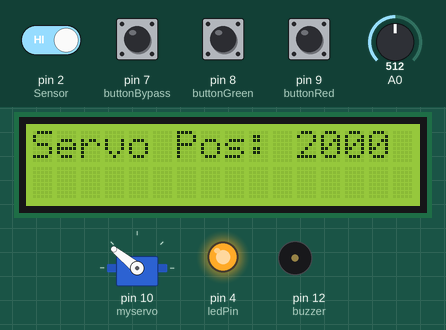
This sketch was run on a simulated Arduino Uno, built with avr-gcc and run on an emulated ATmega328P. Shown: servo, 16×2 character LCD, output pins drawn as LEDs (lit = HIGH), buzzer (waves = sounding). The inputs (shaded band) are chosen by the test bench; at power-on: pin 2 (Sensor), pin 7 (buttonBypass), pin 8 (buttonGreen), pin 9 (buttonRed) HIGH, A0 = 512. What the sketch prints to the serial monitor is not drawn.

Above: at 1.4 s.
1.5 s: pin 7 (buttonBypass) pulled LOW for 0.15 s
At 1.8 s:
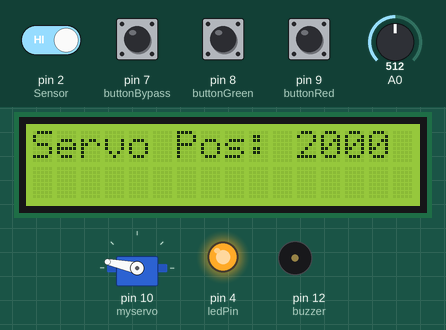
2.2 s: pin 9 (buttonRed) pulled LOW for 1 s
At 3.45 s:
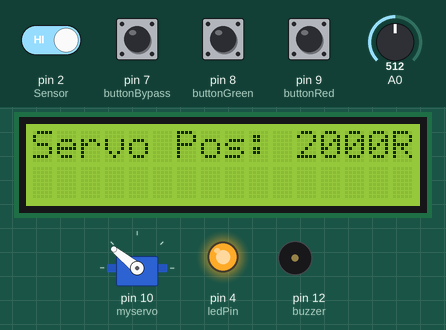
3.8 s: pin 2 (Sensor) driven LOW
5.8 s: pin 8 (buttonGreen) pulled LOW for 1 s
At 7.06 s:
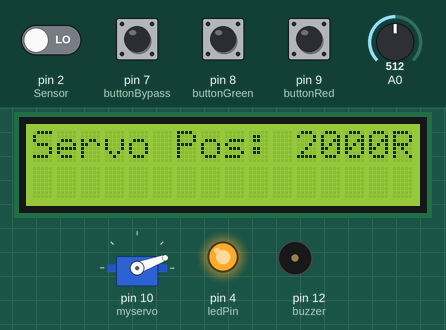
7.4 s: A0 set to 900
At 8.9 s:
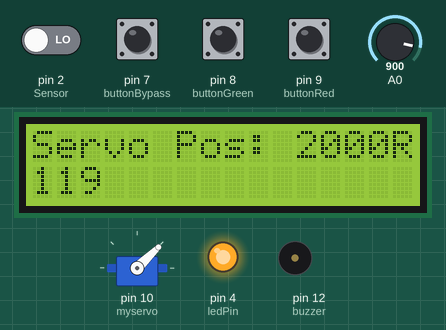
10.4 s: pin 2 (Sensor) driven HIGH
At 11.25 s:
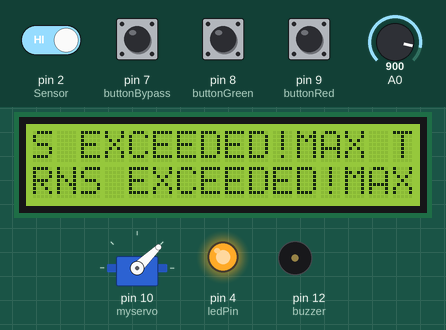
Timing chart, 0 to 13.4 s (numbered marks = the images above; inputs shaded):
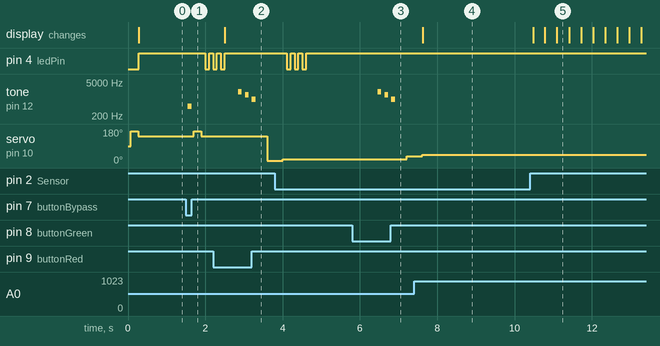

The sketch:

Shift4Me_derailleur.ino
```cpp
// DO NOT CHANGE THE FOLLOWING CODE (unless you know what you're doing)

int Frequency;
int ToleranceHigherGear;
int ToleranceLowerGear;
int ChangeDelayHeavy;
int ChangeDelayLight;
int HiLoAmount;
int MaxTurns;
String UseBuzzer;
String UseLed;

#include <Servo.h>
#include <Wire.h>
#include <LiquidCrystal_I2C.h>

Servo myservo;
LiquidCrystal_I2C lcd(0x27,16,2);

int RPM;
int FrequencyCount;
int ButtonDebounce = 250;
int ButtonDebounceShort = 50;
//int ReleaseTime;
unsigned long previousMillis = 0;
int pos;    // variable to store the servo position - taken from array of gears
int GearAmount;
int CorrectAmount;
int prev_pos;
int ActiveGear;
int buttonRed = 9;  // to force to a smaller sprocket
int buttonGreen = 8; // to force to a larger sprocket
int Sensor = 2;     // reads the hall sensor on/off value
int buttonBypass = 7; // reads the Bypass button
int buzzer = 12; //buzzer to arduino pin 12
String action = "none";
unsigned long currentMillis;
unsigned long refTime;
boolean SensorOverride = false;
int correctFrequency = 0;
int ledPin = 4; // led-connection (on/off and battery status)
int  sensorValue; // analog voltage sensing at pin Vin
float  Voltage; // convert sensorvalue voltage to 5V max
int Cycles = 0;
unsigned long pressTime;
String mode;
String Act = "no";

void setup() {
myservo.attach(10);  // attaches the servo
pinMode(buttonRed, INPUT_PULLUP); // connects the manual override button (shift to smaller sprocket)
pinMode(buttonGreen, INPUT_PULLUP); // connects the manual override button (shift to larger sprocket)
pinMode(buttonBypass, INPUT_PULLUP); // connects the bypass button
pinMode(Sensor, INPUT_PULLUP);    // connection of the hall sensor
pinMode(ledPin, OUTPUT); // led-connection (on/off and battery status)
pinMode(buzzer, OUTPUT); // Set buzzer output
lcd.init();
lcd.backlight();

Serial.begin(9600);
// load derailleur data
  CorrectAmount = LoadSprocketWidth("CorrectAmount",0);
  GearAmount = LoadSprocketWidth("GearAmount",0);
  pos = LoadSprocketWidth("GetGear",99);
  ActiveGear = LoadSprocketWidth("StartingGear",0);
prev_pos = pos;
// load preferences
  Frequency = LoadRidePrefs("Frequency");
  ToleranceHigherGear = LoadRidePrefs("ToleranceHigherGear");
  ToleranceLowerGear = LoadRidePrefs("ToleranceLowerGear");
  ChangeDelayHeavy = LoadRidePrefs("ChangeDelayHeavy");
  ChangeDelayLight = LoadRidePrefs("ChangeDelayLight");
  HiLoAmount = LoadRidePrefs("HiLoAmount");
  MaxTurns = LoadRidePrefs("MaxTurns");
  UseBuzzer = LoadSignalPrefs("UseBuzzer");
  UseLed = LoadSignalPrefs("UseLed");
// change 24 feb, was before: myservo.writeMicroseconds(pos);
PerformReset();
Serial.print("Servo Pos: ");
lcd.print("Servo Pos: ");
lcd.print(pos);
Serial.print(pos);
Serial.print(", gear number ");
Serial.println(ActiveGear+1);

unsigned long currentMillis = millis();
Serial.println(currentMillis);
previousMillis = currentMillis;
refTime = currentMillis;
digitalWrite(ledPin, HIGH);

}

void loop()
{

// correct if button actions (MANUAL OVERRIDE)
   if(digitalRead(buttonRed)==LOW)
    {
    action = "less";
    SensorOverride = true;
    delay(ButtonDebounce);
    }
   if(digitalRead(buttonGreen)==LOW)
    {
    action = "more";
    SensorOverride = true;
    delay(ButtonDebounce);
    }
    if(digitalRead(buttonBypass)==LOW) {
      pressTime = millis();
     // delay(ButtonDebounce);
      BypassButton(pressTime);
Serial.print("mode: ");
Serial.println(mode);
    if(mode == "bypass") {
    action = "none";
    SensorOverride = true;
    }
    else if(mode == "reset") {
      SensorOverride = true;
      action = "reset";
    }

    }
    else {
      mode = "normal";
    }
// if max Cycles is exceeded
   if(Cycles > MaxTurns) {
  //  action = "less";
    SensorOverride = true;
    Serial.println("MAX TURNS EXCEEDED");
    lcd.print("MAX TURNS EXCEEDED!");
    //  Serial.println(RPM);
   }

// count rotation
currentMillis = millis();

if(digitalRead(Sensor)==LOW || SensorOverride == true)
{
    if(digitalRead(Sensor)==LOW) {
Serial.println("hall triggered");
      Cycles = Cycles + 1;
     //currentMillis = millis();
     FrequencyCount = currentMillis - previousMillis;
      delay(ButtonDebounce);
      previousMillis = currentMillis;
      // 1000 milliseconds, 60 seconds
      RPM = 60000/FrequencyCount;
    //    Serial.print("actual RPM: ");
    //  Serial.println(RPM);

// if RPM exceeds limits

  // turning too fast, so move to smaller sprocket
if((RPM - ToleranceHigherGear)>(Frequency)) {
  action = "less";
  // Serial.println("HALL TRIGGERED less");
  }
  // turning too slow, so move to larger sprocket
  else if((RPM + ToleranceLowerGear)<(Frequency)) {
      action = "more";
    //  Serial.println("HALL TRIGGERED more");
 }
 else {
  action = "none";
 }
//} // THIS WAS HERE BEFORE v1.1.7
// else if((refTime + ChangeDelay)<currentMillis){
//  action = "none";
// }

// if RPM is too low (stalling): take no action
      if(RPM < 15) {
    //  if(FrequencyCount>3000) {
    //  if(FrequencyCount>6000) {
         action = "none";
         Serial.println("STALLING");
         lcd.print("Stalling");

         // RESET
         // prev_pos = pos;
          RPM = 0;
          refTime = currentMillis;
          Cycles = 0;

      }
// if RPM is too high (pedal stalls at hall sensor): take no action
       if(RPM > 200) {
         action = "none";
      }


    }
//Serial.println(Cycles);

// process action if ChangeDelay time has passed since last change
// if buttonBypass is not pushed
if(  ( (refTime + ChangeDelayHeavy)<currentMillis || SensorOverride == true) && digitalRead(buttonBypass)==HIGH ) {


if(action == "less") {
  Act = "yes";
  // move to smaller sprocket
  ActiveGear = ActiveGear-1;
  pos = LoadSprocketWidth("GetGear",ActiveGear);


  // correct if below zero gear
  if (ActiveGear < 0) { ActiveGear = 0; action = "none"; pos = LoadSprocketWidth("GetGear",ActiveGear); }
  else{
    pos = pos - (CorrectAmount/4);

   if(UseLed == "yes") {
    digitalWrite(ledPin, HIGH);
   }
   if(UseBuzzer == "yes"){
BuzzerHeavyGear ();
        }
     }
}
}
if(  ( (refTime + ChangeDelayLight)<currentMillis || SensorOverride == true) && digitalRead(buttonBypass)==HIGH ) {

if(action == "more") {
  Act = "yes";
  // move to larger sprocket
   ActiveGear = ActiveGear+1;
   pos = LoadSprocketWidth("GetGear",ActiveGear);
  pos = pos + CorrectAmount;
     // correct if above derailleur maximum
  if (ActiveGear > (GearAmount-1)) { ActiveGear = GearAmount-1; action = "none";   pos = LoadSprocketWidth("GetGear",ActiveGear);
 // pos = pos + CorrectAmount;
  }
  else {
    if(UseLed == "yes") {
    digitalWrite(ledPin, HIGH);
   }
     if(UseBuzzer == "yes"){
    // send audio signal for light gear
BuzzerLightGear ();
     }
  }


}
if(mode == "reset") {
PerformReset();
   Act = "yes";
}
//  new
if(mode == "bypass") {
delay(5000);
   Act = "no";
}
} //end of ChangeDelay cycles

if(Act == "yes"){
    Act = "no";
     myservo.writeMicroseconds(pos);

     // moved to larger sprocket - delay a bit longer
      if(action == "more")  {
         pos = pos - CorrectAmount;
         delay(800);
         }

      // moved to smaller sprocket lesser CorrectAmount
      if(action == "less")  {
        pos = pos + (CorrectAmount/4);
         delay(400);
         }
      myservo.writeMicroseconds(pos);

         // display action every ChangeDelay and reset all
  // check battery voltage
  // read the input on analog pin 0 for the batteries (2.4V and 6V in series):
sensorValue = analogRead(A0);
  // Convert the analog reading (which goes fr om 0 - 1023) to a voltage (0 - 9V):
Voltage = sensorValue * (8.4 / 1023.0);
// flash LED if Voltage is too low
// at aprox 7V total, the 6V battery will be about 5.5V, it is too dropped to pull the servo
  if(Voltage<7){
  LowBatteryWarning();
  // correct time because of delaying of flashing LED
 // currentMillis = currentMillis + 240;
  }
  else {
    digitalWrite(ledPin, HIGH);
  }
 Serial.println();
  Serial.print("battery voltage: ");
      Serial.println(Voltage);
      Serial.println();
      Serial.print("measured RPM: ");
      lcd.print("RPM: ");
      lcd.print(RPM);

      Serial.println(RPM);
      Serial.print("target RPM: ");
      Serial.println(Frequency+correctFrequency);
      Serial.print("action: ");
      Serial.println(action);
      if(mode != "normal"){
        Serial.print("button mode: ");
      Serial.println(mode);
      }
      Serial.print("now in gear number: ");
      //lcd.print("Gear: ");
      Serial.print(ActiveGear+1);
      //lcd.print(ActiveGear+1);
      Serial.print(", pos is ");
      Serial.println(pos);

    prev_pos = pos;
    action = "none";
    RPM = 0;
    refTime = currentMillis;
    Cycles = 0;
    if(SensorOverride == true){
      refTime = refTime + 5000;
      Cycles = Cycles-5;
    SensorOverride = false;
    Serial.print(" - battery voltage: ");
      Serial.println(Voltage);
    }
 //   if(digitalRead(buttonBypass)==LOW){
 //     Serial.println("servo action BYPASSED");
 //   }

 } // end of processing
} // end of Sensor Loop
} // end of loop
void BuzzerHeavyGear (){
  tone(buzzer, 2000);
  delay(100);
  noTone(buzzer);
  delay(80);
   tone(buzzer, 1500);
  delay(100);
  noTone(buzzer);
  delay(80);
   tone(buzzer, 1000);
  delay(100);
 noTone(buzzer);
  delay(300);        // delay to allow pedal force disengage
}
void BuzzerLightGear (){
  tone(buzzer, 2000);
  delay(150);
  noTone(buzzer);
  delay(50);
   tone(buzzer, 2220);
   delay(50);
  noTone(buzzer);
  delay(20);
   tone(buzzer, 2300);
  delay(50);
  noTone(buzzer);
  delay(50);
   tone(buzzer, 2220);
   delay(50);
   noTone(buzzer);
  delay(400);        // delay to allow pedal force disengage
}
void LowBatteryWarning(){
   digitalWrite(ledPin, HIGH);
  delay(100);
  digitalWrite(ledPin, LOW);
 // tone(buzzer, 2000);
  delay(100);
  digitalWrite(ledPin, HIGH);
 // noTone(buzzer);
  delay(100);
  digitalWrite(ledPin, LOW);
 // tone(buzzer, 2000);
  delay(100);
  digitalWrite(ledPin, HIGH);
 // noTone(buzzer);
  delay(100);
  digitalWrite(ledPin, LOW);
 // tone(buzzer, 2000);
  delay(100);
  digitalWrite(ledPin, HIGH);
 // noTone(buzzer);
  // correct time because of delaying of flashing LED
 // currentMillis = currentMillis + 240;
}
void PerformReset(){
  ActiveGear = LoadSprocketWidth("StartingGear",0);
   pos = LoadSprocketWidth("GetGear",99);
   pos = pos + CorrectAmount;
   myservo.writeMicroseconds(pos);
         delay(200);
   pos = pos - CorrectAmount;
   myservo.writeMicroseconds(pos);
}

String BypassButton(unsigned long var){
//int pressTime2 = pressTime;
int StopSound = 0;
unsigned long ReleaseTime;
delay(ButtonDebounceShort);
 while (digitalRead(buttonBypass) == LOW)
 {
// buzz shortly for bypass
if(StopSound == 0)
  {

    if (millis()>(var+500) ) {
      noTone(buzzer);
   //   StopSound = 1;
    }
    else {
      tone(buzzer, 500);
    }
  }
// if button is released buzz for reset
if (millis()>(var+2000) && StopSound == 0){
  noTone(buzzer);
  delay(100);
  tone(buzzer, 2000);
  delay(50);
  noTone(buzzer);
  delay(50);
  tone(buzzer, 1000);
  delay(100);
  noTone(buzzer);
  StopSound = 1;
  }
 }
  ReleaseTime = millis();
  noTone(buzzer);

delay(ButtonDebounceShort);

if (( ReleaseTime-2000 )<var){
  mode = "bypass";
  return mode;
}
else
{
  mode = "reset";
  return mode;
}
}
```

GearData.ino
```cpp
// CHANGE ONLY THE LINES BEGINNING AT THE LEFT OF THE SCRIPT
// the GEARS parameters should be obtained using the SETUP SCRIPT
// NOTES on the DERAILLEUR settings
   // ** GearAmount ** how many sprockets does your bike have?
   // ** Gears[] ** these figures should be obtained using the setup-script
      // it corresponds to the pulse that the servo receives, so minimum and maximum MUST be in the range that your servo can receive
      // first figure = high speed/smallest sprocket
      // last figure = low speed/biggest sprocket
      // if your system has 9 gears, you should enter 9 Gears figures.
        // carefully enter with correct syntax: figures end with ";"
   // ** CorrectAmount ** has to able to divide by 4 // set to around 240 for derailleurs with 8-11 sprockets // set to around 300 for 5-7 sprockets
    int LoadSprocketWidth(String request, int var){
    int GearAmount;
    int CorrectAmount;
    int StartingGear;

GearAmount = 7;
CorrectAmount = 280;
StartingGear = 6;

      int Gears[GearAmount];
      // calling startinggear upon request
      if (var == 99) {
        var = StartingGear;
      }
    //speed inc, gea dec;
    //
Gears[0] = 2000;   //500
Gears[1] = 1750;   //780
Gears[2] = 1500;  //1050
Gears[3] = 1250;  //1290
Gears[4] = 1000;  //1500
Gears[5] = 750;  //1780
Gears[6] = 2000;  //2000
//Gears[7] = 2300;  //2300


    if(request == "GetGear"){
      return Gears[var];
      }
    else if(request == "CorrectAmount"){
      return CorrectAmount;
      }
    else if(request == "GearAmount"){
      return GearAmount;
      }
    else if(request == "StartingGear"){
      return StartingGear;
      }
    else {
      }
    }
```

Preferences_ride.ino
```cpp
// CHANGE ONLY THE LINES BEGINNING AT THE LEFT OF THE SCRIPT
  // ** Frequency ** the frequency you want to rotate at, your cycling cadence, in RPM (Rotations Per Minute)

  // ** Tolerance ** is added to, or substracted to, the Frequency.
    // lower Tolerance will:
        // change gears more often
        // result in a more accurate RPM flow
        // will increase power drawn by the servo, thus decrease how long your battery will last
    // higher Tolerance will do the opposite than the above...
    // normally, you set the ToleranceHigherGear the same as your ToleranceLowerGear
      // but if you want, you can have different settings for the up-or-downshifting

  // ** ChangeDelay ** the minimum time (in milliseconds) that the system will shift gears. This is to avoid shifting gears too often
    // Heavy is for going to a slower pace, Light is for a faster

  // ** HiLoAmount ** sets the function of the Hi-Lo preset-switch. The figure is the amount of RPM that is added or abstracted from your Frequency.
        // you can use this as a Uphill mode button (Hi) or Downhill mode (Lo)

  // ** MaxTurns ** this is the maximum amount of cycles you want before the system evaluates your RPM.
        // it bypassed your ChangeDelay: if, for example, you are turning at 200, you don't want the system only to react after two seconds.

     int LoadRidePrefs(String request){
      int Frequency;
      int ToleranceHigherGear;
      int ToleranceLowerGear;
      int ChangeDelayHeavy;
      int ChangeDelayLight;
      int HiLoAmount;
      int MaxTurns;

Frequency = 60; // recommended: between 50 (really slow cadence) and 90 (experienced cyclist of the sporty type)
ToleranceHigherGear = 5;  // tolerance to move to smaller sprocket // recommended: between 2 and 10
ToleranceLowerGear = 6;  // tolerance to move to larger sprocket // recommended: between 4 and 10
ChangeDelayHeavy = 2000; // recommended between 2500 and 5000
ChangeDelayLight = 4700; // recommended between 2500 and 5000
HiLoAmount = 5; // recommended between 4 and 10
MaxTurns = 5;  // recommended between 1 and 8

    if(request == "Frequency"){
      return Frequency;
      }
    else if(request == "ToleranceHigherGear"){
      return ToleranceHigherGear;
      }
    else if(request == "ToleranceLowerGear"){
      return ToleranceLowerGear;
      }
    else if(request == "ChangeDelayHeavy"){
      return ChangeDelayHeavy;
      }
    else if(request == "ChangeDelayLight"){
      return ChangeDelayLight;
      }
    else if(request == "HiLoAmount"){
      return HiLoAmount;
      }
    else if(request == "MaxTurns"){
      return MaxTurns;
      }
    else {
      }
     }
```

Preferences_signals.ino
```cpp
// CHANGE ONLY THE LINES BEGINNING AT THE LEFT OF THE SCRIPT
 // **UseBuzzer** can be set to "no" or "yes".
        // if set to yes (use only small caps!) the buzzer sounds when the gears are shifted.

  // **UseLed** can be set to "no" or "yes".
        // if set to yes (use small caps!) the LED lights up when the gears are shifted.
    String LoadSignalPrefs(String request){
     String UseBuzzer;
     String UseLed;

UseBuzzer = "yes"; // recommended is "yes"
UseLed = "yes"; // recommended is "yes"


    if(request == "UseBuzzer"){
      return UseBuzzer;
      }
    else if(request == "UseLed"){
      return UseLed;
      }
    else {

    }
    }
```

Measured:
- after the input at 1.5 s, pin 4 (ledPin): HIGH → LOW after 0.50 s, → HIGH 0.10 s later; tone on pin 12 (buzzer): silent → 500 Hz after 0.05 s, → silent 0.10 s later; servo on pin 10 (myservo): 141° → 168° after 0.20 s, → 141° 0.20 s later
- after the input at 2.2 s, tone on pin 12 (buzzer): plays 2000 Hz for 0.10 s, 1500 Hz for 0.10 s, 1000 Hz for 0.10 s, starting after 0.65 s; servo on pin 10 (myservo): 141° → 13° after 1.4 s
- after the input at 5.8 s, tone on pin 12 (buzzer): plays 2000 Hz for 0.10 s, 1500 Hz for 0.10 s, 1000 Hz for 0.10 s, starting after 0.66 s; servo on pin 10 (myservo): 20° → 37° after 1.4 s
- after the input at 7.4 s, pin 4 (ledPin): stops changing and stays HIGH
